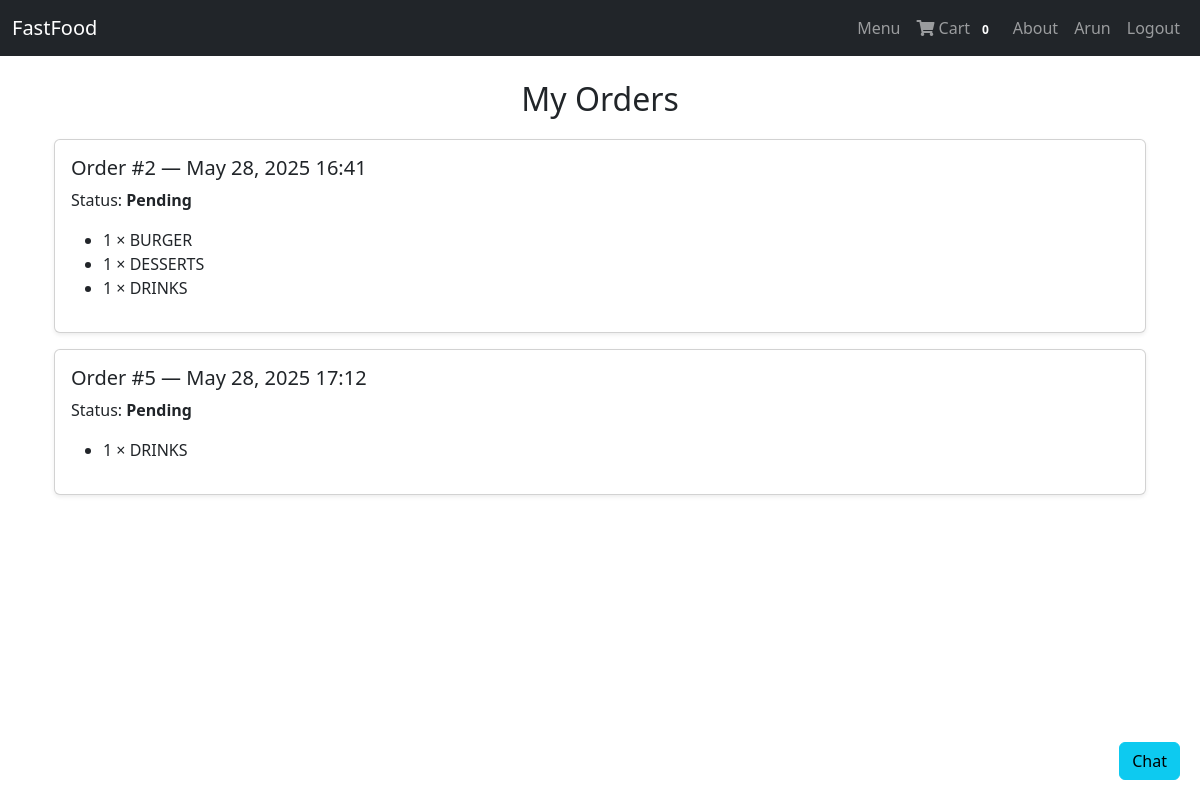
The app's page /my-orders/ (signed in) with its own data.
### foodapp/models.py (models this page shows, shortened)
class Order(models.Model):
    PENDING = 'pending'
    PROCESSING = 'processing'
    COMPLETED = 'completed'
    STATUS_CHOICES = [
        (PENDING, 'Pending'),
        (PROCESSING, 'Processing'),
        (COMPLETED, 'Completed'),
    ]
    user = models.ForeignKey(User, on_delete=models.CASCADE)
    created_at = models.DateTimeField(auto_now_add=True)
    status = models.CharField(max_length=10, choices=STATUS_CHOICES, default=PENDING)

class OrderItem(models.Model):
    order = models.ForeignKey(Order, related_name='items', on_delete=models.CASCADE)
    menu_item = models.ForeignKey(MenuItem, on_delete=models.CASCADE)
    quantity = models.PositiveIntegerField(default=1)

class MenuItem(models.Model):
    CATEGORY_CHOICES = [
        ('Burgers', 'Burgers'),
        ('Pizzas', 'Pizzas'),
        ('Drinks', 'Drinks'),
        ('Desserts', 'Desserts'),
    ]
    name = models.CharField(max_length=100)
    description = models.TextField()
    price = models.DecimalField(max_digits=6, decimal_places=2)
    image = models.ImageField(upload_to='menu_images/')
    category = models.CharField(max_length=50, choices=CATEGORY_CHOICES)

### foodapp/views.py (the view)
# urls.py: path('my-orders/', views.order_history, name='order_history'),
@login_required
def order_history(request):
    orders = Order.objects.select_related('user').prefetch_related('items__menu_item').filter(user=request.user)
    return render(request, 'order_history.html', {'orders': orders})

### foodapp/templates/order_history.html
{% extends 'base.html' %}
{% load static %}
{% block content %}
<div class="container mt-4">
  <h2>My Orders</h2>
  {% if orders %}
    {% for order in orders %}
      <div class="card my-3 p-3 shadow-sm">
        <h5>Order #{{ order.id }} — {{ order.created_at|date:"M d, Y H:i" }}</h5>
        <p>Status: <strong>{{ order.get_status_display }}</strong></p>
        <ul>
          {% for item in order.items.all %}
            <li>{{ item.quantity }} × {{ item.menu_item.name }}</li>
          {% endfor %}
        </ul>
      </div>
    {% endfor %}
  {% else %}
    <p>No past orders found.</p>
  {% endif %}
</div>
{% endblock %}

### foodapp/templates/base.html (shortened to what this page needs)
<!DOCTYPE html>
{% load static %}
<html lang="en">
<head>
    <link href="https://cdn.jsdelivr.net/npm/bootstrap@5.3.0/dist/css/bootstrap.min.css" rel="stylesheet">
    <link rel="stylesheet" href="https://cdnjs.cloudflare.com/ajax/libs/font-awesome/5.15.4/css/all.min.css">
    <link rel="stylesheet" href="{% static 'foodapp/css/styles.css' %}">
</head>
<body>
    <nav class="navbar navbar-expand-lg navbar-dark bg-dark">
      <div class="container-fluid">
        <a class="navbar-brand" href="/">FastFood</a>
        <div class="collapse navbar-collapse" id="navbarNav">
          <ul class="navbar-nav ms-auto">
            <li class="nav-item"><a class="nav-link" href="{% url 'menu' %}">Menu</a></li>
<div class="navbar-nav ml-auto">
  <a href="{% url 'cart' %}" class="nav-link">
    <i class="fa fa-shopping-cart"></i> Cart
    {% with cart=request.session.cart %}
      {% if cart %}
        <span class="badge badge-danger">{{ cart|length }}</span>
      {% else %}
        <span class="badge badge-danger">0</span>
      {% endif %}
    {% endwith %}
  </a>
</div>
            <li class="nav-item"><a class="nav-link" href="{% url 'about' %}">About</a></li>
            {% if user.is_authenticated %}
              <li class="nav-item"><a class="nav-link" href="#">{{ user.username }}</a></li>
              <li>
                <form action="{% url 'logout' %}" method="post" style="display:inline;">
                  <button type="submit" class="btn btn-link nav-link" style="display:inline;">Logout</button>
                </form>
              </li>
            {% else %}
              <li class="nav-item"><a class="nav-link" href="{% url 'login' %}">Login</a></li>
              <li class="nav-item"><a class="nav-link" href="{% url 'register' %}">Register</a></li>
            {% endif %}
          </ul>
        </div>
      </div>
    </nav>
    <div class="container mt-4">
        {% block content %}{% endblock %}
    </div>
    <button id="chat-toggle-btn" class="btn btn-info">Chat</button>
</body>
</html>

### foodapp/static/foodapp/css/styles.css (style rules this page uses)
h2 { margin-bottom: 20px; text-align: center; }
#chat-toggle-btn { position: fixed; bottom: 20px; right: 20px; z-index: 999; }

### records on screen
Order: id "2", created_at "May 28, 2025 16:41", status "Pending"
OrderItem: quantity "1", menu_item.name "BURGER"
OrderItem: quantity "1", menu_item.name "DESSERTS"
OrderItem: quantity "1", menu_item.name "DRINKS"
Order: id "5", created_at "May 28, 2025 17:12", status "Pending"
OrderItem: quantity "1", menu_item.name "DRINKS"

### other values on screen
{{ user.username }} "Arun"
